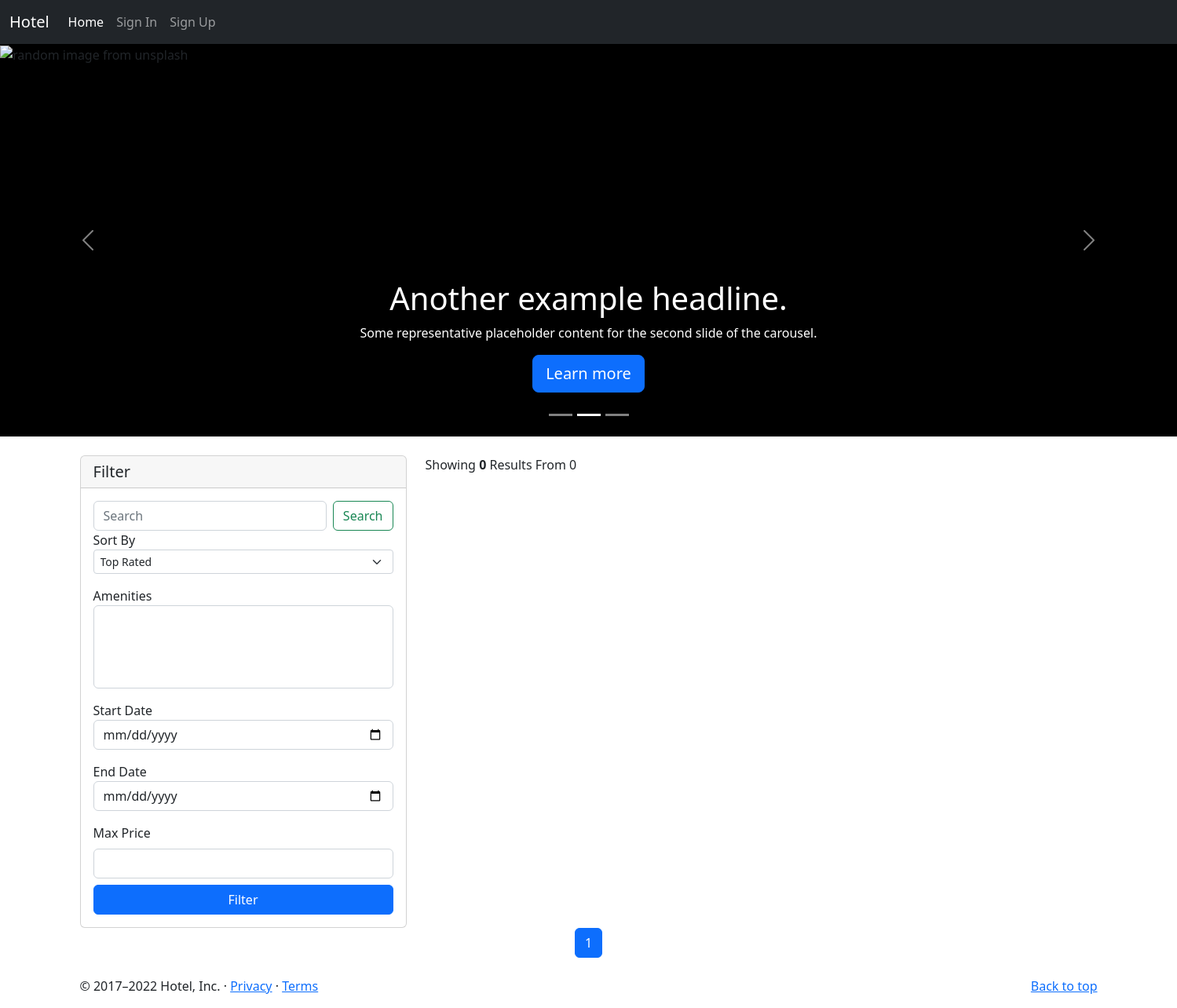
The app's page /?d=10&page=1, older data.
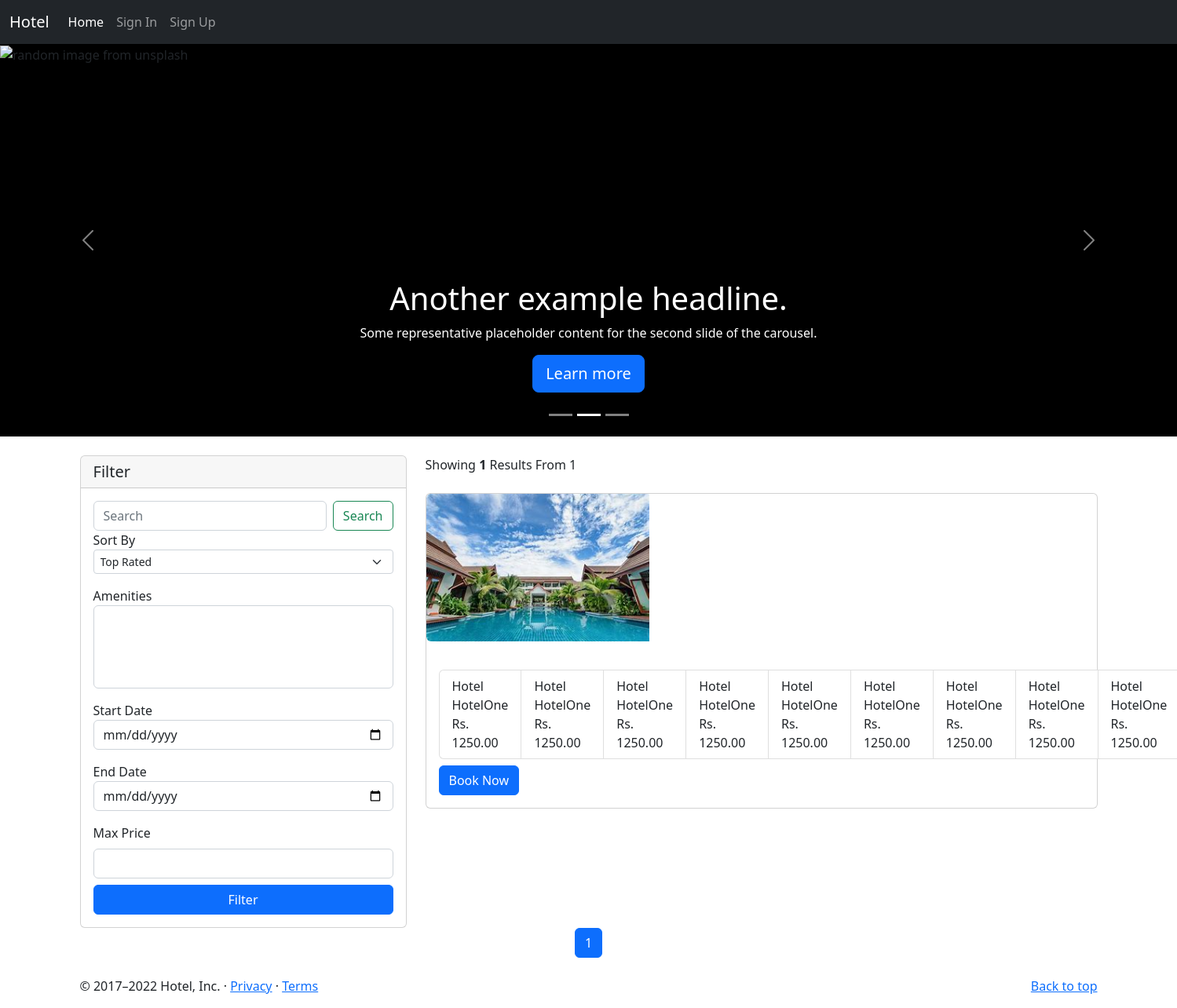
The same page, newer data.
### home/models.py (models this page shows, shortened)
class Hotel(models.Model):
    location = models.ForeignKey('home.Location', on_delete=models.CASCADE)
    name            = models.CharField(max_length=100 , unique=True)
    stars           = models.PositiveSmallIntegerField(validators=[MinValueValidator(1),MaxValueValidator(5)])
    is_suspended    = models.BooleanField(default=False)
    is_premium      = models.BooleanField(default=False)
    room_count      = models.PositiveIntegerField(default=0)

class HotelImages(models.Model):
    hotel= models.ForeignKey(Hotel ,related_name="images", on_delete=models.CASCADE)
    images = models.ImageField(upload_to="hotels")

class Room(models.Model):
    class RoomType(models.TextChoices):
        STANDARD = 'Standard'
        SUPERIOR = 'Superior'
        DELUXE = 'Deluxe'
        SUITE = 'Suite'
        FAMILY = 'Family'
    hotel = models.ForeignKey(Hotel, on_delete=models.CASCADE, related_name='rooms')
    amenities = models.ManyToManyField(Amenity, related_name='room', blank=True)  # Many-to-many relation to Amenity
    room_number = models.IntegerField(default=0)
    is_Booked = models.BooleanField(default=False)
    type = models.CharField(max_length=100, choices=RoomType.choices)
    price_per_night = models.DecimalField(decimal_places=2, max_digits=10 ,  validators=[MinValueValidator(Decimal('0.01'))])

### home/views.py (the view, shortened to what this page needs)
# urls.py: path('', index, name='index'),
def index(request):
    amenities = Amenity.objects.all()
    hotels = Hotel.objects.all()
    total_hotels = len(hotels)
    selected_amenities = request.GET.getlist('selectAmenity')
    sort_by = request.GET.get('sortSelect')
    search = request.GET.get('searchInput')
    startdate = request.GET.get('startDate')
    enddate = request.GET.get('endDate')
    price = request.GET.get('price')
    if selected_amenities != []:
        hotels = hotels.filter(
            amenities__amenity_name__in=selected_amenities).distinct()
    if search:
        hotels = hotels.filter(Q(hotel_name__icontains=search)
                               | Q(description__icontains=search) | Q(amenities__amenity_name__contains=search))
    if sort_by:
        if sort_by == 'low_to_high':
            hotels = hotels.order_by('hotel_price')
        elif sort_by == 'high_to_low':
            hotels = hotels.order_by('-hotel_price')
    if price:
        hotels = hotels.filter(hotel_price__lte=int(price))
    hotels = hotels.distinct ()
    p = Paginator(hotels, 2)
    page_no = request.GET.get('page')
    hotels = p.get_page(1)
    if page_no:
        hotels = p.get_page(page_no)
    no_of_pages = list(range(1, p.num_pages+1))
    date = datetime.today().strftime('%Y-%m-%d')
    context = {'amenities': amenities, 'hotels': hotels, 'sort_by': sort_by,
               'search': search, 'selected_amenities': selected_amenities, 'no_of_pages': no_of_pages, 'max_price': price, 'startdate': startdate, "enddate": enddate, "date": date,'total_hotels':total_hotels}
    return render(request, 'home/index.html', context)

### home/templatetags/coustom_tags.py (called while the page is built)
def  modify_url(value):
    if value == '/':
        value += "?d=10"
    return value

### templates/home/index.html (shortened to what this page needs)
{% extends 'home/base.html' %}
{% load coustom_tags %}
{% block body %}
<main>
    <div id="myCarousel" class="carousel slide" data-bs-ride="carousel">
        <div class="carousel-indicators">
            <button type="button" data-bs-target="#myCarousel" data-bs-slide-to="0" class=""
                aria-label="Slide 1"></button>
            <button type="button" data-bs-target="#myCarousel" data-bs-slide-to="1" aria-label="Slide 2" class="active"
                aria-current="true"></button>
            <button type="button" data-bs-target="#myCarousel" data-bs-slide-to="2" aria-label="Slide 3"
                class=""></button>
        </div>
        <div class="carousel-inner">
            <div class="carousel-item active">
                <img src="https://unsplash.it/1400/500/?hotel" alt="random image from unsplash">
                <div class="container">
                    <div class="carousel-caption">
                        <h1>Another example headline.</h1>
                        <p>Some representative placeholder content for the second slide of the carousel.</p>
                        <p><a class="btn btn-lg btn-primary" href="#">Learn more</a></p>
                    </div>
                </div>
            </div>
        </div>
        <button class="carousel-control-prev" type="button" data-bs-target="#myCarousel" data-bs-slide="prev">
            <span class="carousel-control-prev-icon" aria-hidden="true"></span>
        </button>
        <button class="carousel-control-next" type="button" data-bs-target="#myCarousel" data-bs-slide="next">
            <span class="carousel-control-next-icon" aria-hidden="true"></span>
        </button>
    </div>
    <main>
        <div class="container mt-4">
            <div class="row margin-auto">
                <div class="col-4">
                    <div class="card">
                        <h5 class="card-header">Filter</h5>
                        <div class="card-body">
                            <form action="" class="iform-group">
                                <div class="d-flex mb-3ammeni">
                                    <input class="form-control me-2" type="search" placeholder="Search"
                                        aria-label="Search" id="searchInput" name="searchInput" >
                                    <button class="btn btn-outline-success" id="searchBtn" type="submit">Search</button>
                                </div>
                                <label for="sortSelect ">
                                    Sort By
                                </label>
                                <div class="mb-3">
                                    <select class="form-select form-select-sm" aria-label=".form-select-sm example"
                                        id="sortSelect" name="sortSelect">
                                        <option value="rated" {% if sort_by == "rated" %}{% endif %}>Top Rated</option>
                                    </select>
                                </div>
                                <label for="selectAmenity">
                                    Amenities
                                </label>
                                <select class="form-select" multiple aria-label="multiple select example"
                                    id='selectAmenity' name="selectAmenity">
                                </select>
                                <label for="startDate" class='mt-3'>
                                    Start Date
                                </label>
                                <input type="date" name="startDate" class="form-control" id="startDate"
                                    name="startDate" min='{{date}}'>
                                <label for="endDate" class="mt-3">
                                    End Date
                                </label>
                                <input type="date" name="endDate" class="form-control" id="endDate" name="endDate" min='{{date}}'>
                                <div class="mt-3">
                                    <label for="customRange2" class="form-label">Max Price</label>
                                    <input type="number" class="form-control mb-2" id="price" name="price"
                                >
                                </div>
                                <div class="d-grid">
                                    <button class="btn btn-primary d-block" type="submit">
                                        Filter
                                    </button>
                                </div>
                            </form>
                        </div>
                    </div>
                </div>
                <div class="col-8 ">
                    <div class="col-5">
                        Showing <span class="fw-bold">{{hotels|length}}</span> Results From {{total_hotels}}
                    </div>
                    <div class="">
                        {% for hotel in hotels.object_list %}
                        <div class="card mb-3 mt-4" style="max-width: 1000px;">
                            <div class="row g-0">
                                <div class="col-md-4">
                                    <a href="/hotel/{{hotel.id}}">
                                        <img src="/media/{{hotel.images.first.images}}" class="img-fluid rounded-start"
                                            alt="...">
                                    </a>
                                </div>
                                </div> <div class="col-md-8">
                                <div class="card-body">
                                    <ul class="list-group list-group-horizontal">
                                        {% for room in hotel.rooms.all %}
                                        <li class="list-group-item mt-1 mr-1">
                                            Hotel {{ hotel.name }} <br> Rs. {{ room.price_per_night }}
                                        </li>
                                        {% endfor %}
                                    </ul>
                                    <button class="btn btn-primary mt-2" type="submit">
                                        Book Now
                                    </button>
                                </div>
                            </div>
                        </div>
                        {% endfor %}
                    </div>
                </div>
            </div>
        </div>
        <nav>
            <ul class="pagination justify-content-center">
                {% for i in no_of_pages %}
                <li class="page-item"><a class="page-link {% if i == hotels.number %} active {% endif %}" href="{{request.get_full_path|modify_url}}&page={{i}}"
                >{{i}}</a></li>
                {% endfor %}
            </ul>
        </nav>
    </main>
    <footer class="container mt-4 ">
        <p class="float-end"><a href="#">Back to top</a></p>
        <p>© 2017–2022 Hotel, Inc. · <a href="#">Privacy</a> · <a href="#">Terms</a></p>
    </footer>
</main>
{% endblock body %}

### templates/home/base.html (shortened to what this page needs)
<!doctype html>
<html lang="en">
<head>
  <link href="https://cdn.jsdelivr.net/npm/bootstrap@5.2.3/dist/css/bootstrap.min.css" rel="stylesheet"
>
</head>
<body>
  <header>
    <nav class="navbar navbar-expand-lg bg-dark navbar-dark">
      <div class="container-fluid">
        <a class="navbar-brand" href="{% url 'index' %}">Hotel</a>
        <div class="collapse navbar-collapse" id="navbarSupportedContent">
          <ul class="navbar-nav me-auto mb-2 mb-sm-0">
            <li class="nav-item">
              <a class="nav-link active" aria-current="page" href="{% url 'index' %}">Home</a>
            </li>
            {% if request.user.is_authenticated %}
            <li class="nav-item">
              <span class="nav-link">Hello, {{ user.username }}</span>
            </li>
            <li class="nav-item">
              <a class="nav-link" href="{% url 'my_bookings' %}">Bookings</a>
            </li>
            <li class="nav-item">
              <a class="nav-link" href="{% url 'signout' %}">Sign Out</a>
            </li>
            {% else %}
            <li class="nav-item">
              <a class="nav-link" href="{% url 'signin' %}">Sign In</a>
            </li>
            <li class="nav-item">
              <a class="nav-link" href="{% url 'signup' %}">Sign Up</a>
            </li>
            {% endif %}
          </ul>
        </div>
      </div>
    </nav>
  </header>
  {% block body %}{% endblock body %}
</body>
</html>

### templates/home/index.html (style rules this page uses)
.carousel-item { background-color: black; height:500px; }

Row changes from the older to the newer data that the page shows:
added Hotel: images.first.images (picture), name "HotelOne"
added Room: price_per_night "1250.00"
added Room: price_per_night "1250.00"
added Room: price_per_night "1250.00"
added Room: price_per_night "1250.00"
added Room: price_per_night "1250.00"
added Room: price_per_night "1250.00"
added Room: price_per_night "1250.00"
added Room: price_per_night "1250.00"
added Room: price_per_night "1250.00"
Text that changed along with them:
{{ hotels|length }}: "0" → "1"
{{ total_hotels }}: "0" → "1"
